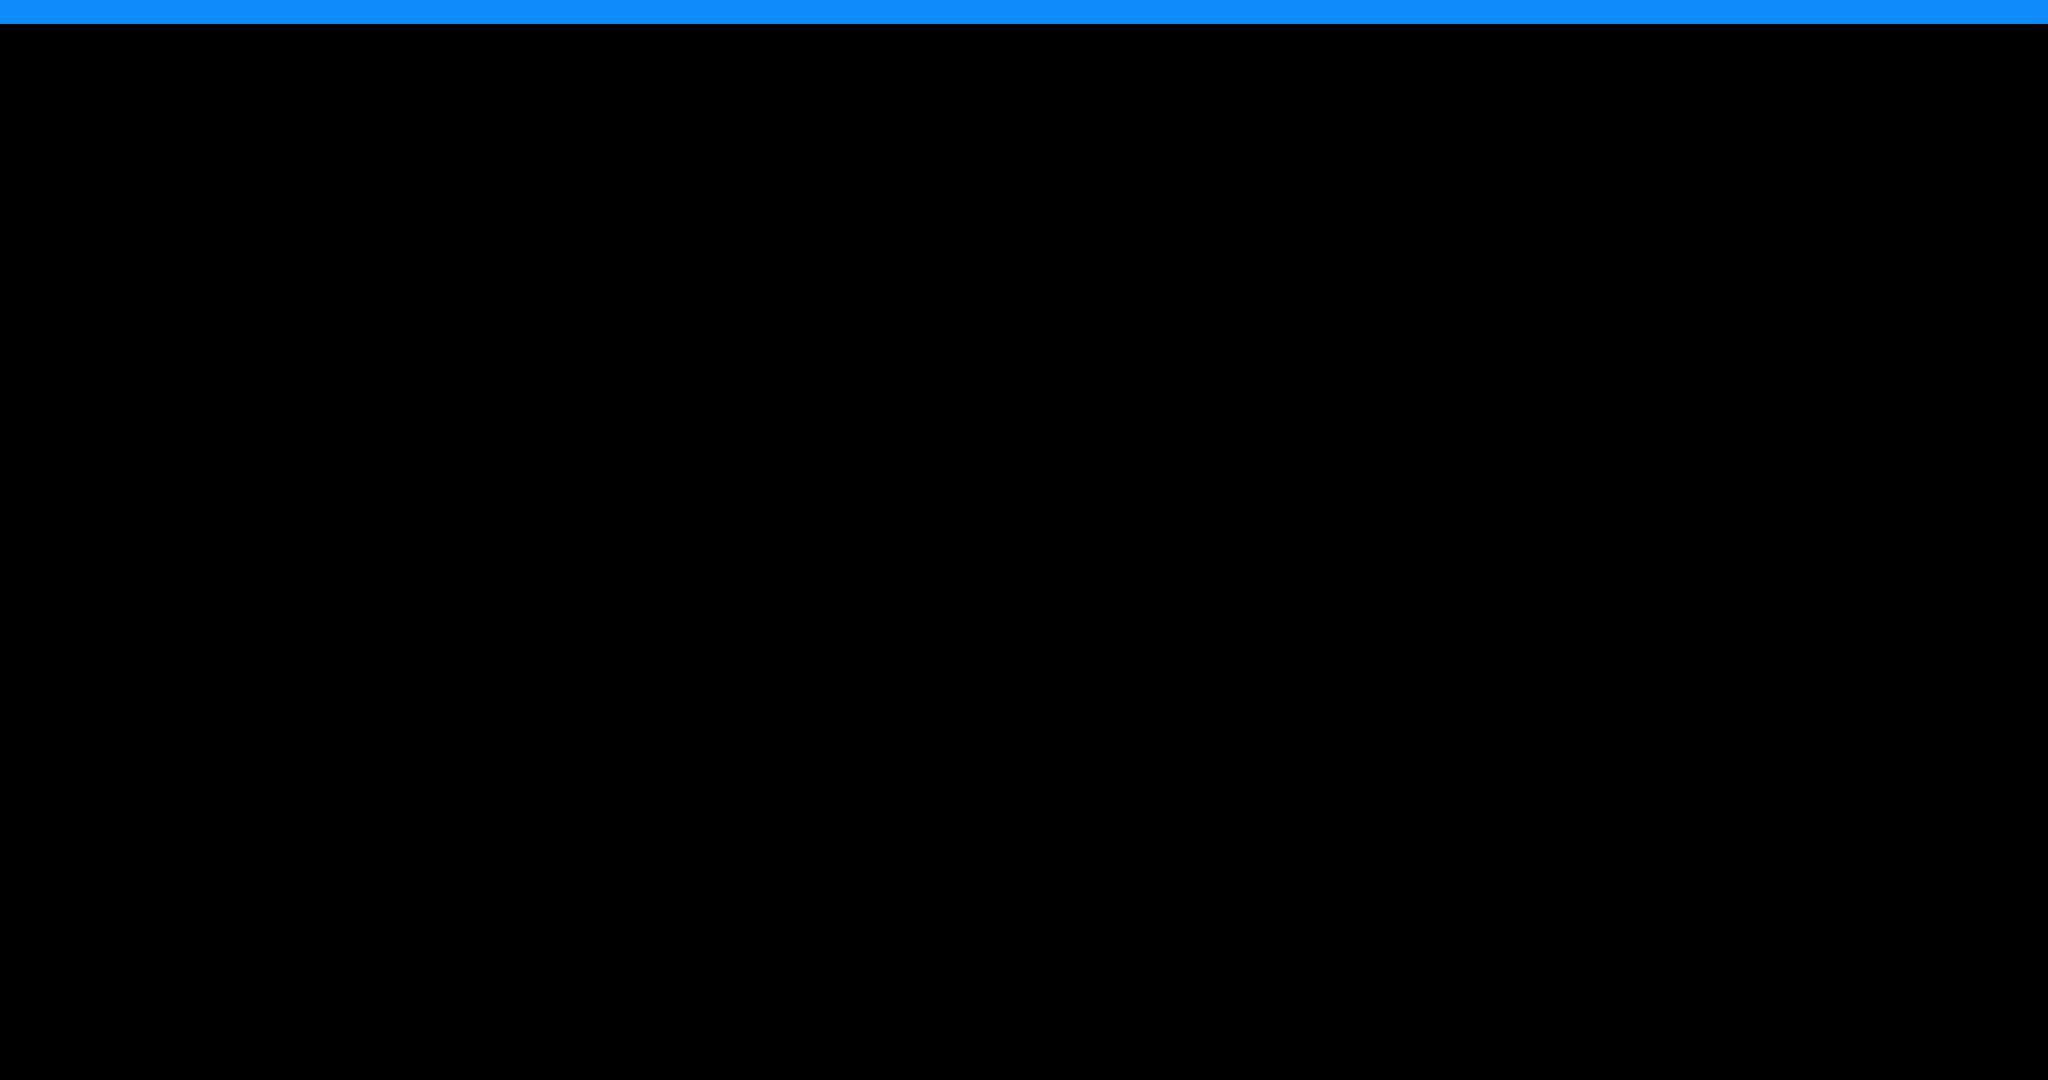

Below is a game level as drawn by its tile map, then a one-line description and the .tmx that defines it (tile-layer data replaced by summaries):
An orthogonal 256x135 tile map with 16x16 px tiles, 2 tile layers (ground, collision).

<map version="1.10" tiledversion="1.10.2" orientation="orthogonal" renderorder="right-down" width="256" height="135" tilewidth="16" tileheight="16" infinite="0" nextlayerid="3" nextobjectid="1">
 <tileset firstgid="1" name="hunt-torneio-artes-marciais" tilewidth="16" tileheight="16" tilecount="1" columns="1">
  <image source="hunt-torneio-artes-marciais.png" width="4096" height="2160" />
 </tileset>
 <layer id="1" name="ground" width="256" height="135">
  <data>[34560 cells, 0 non-empty, 0 distinct tile ids]</data>
 </layer>
 <layer id="2" name="collision" width="256" height="135">
  <data>[34560 cells, 768 non-empty, 1 distinct tile ids]</data>
 </layer>
</map>
